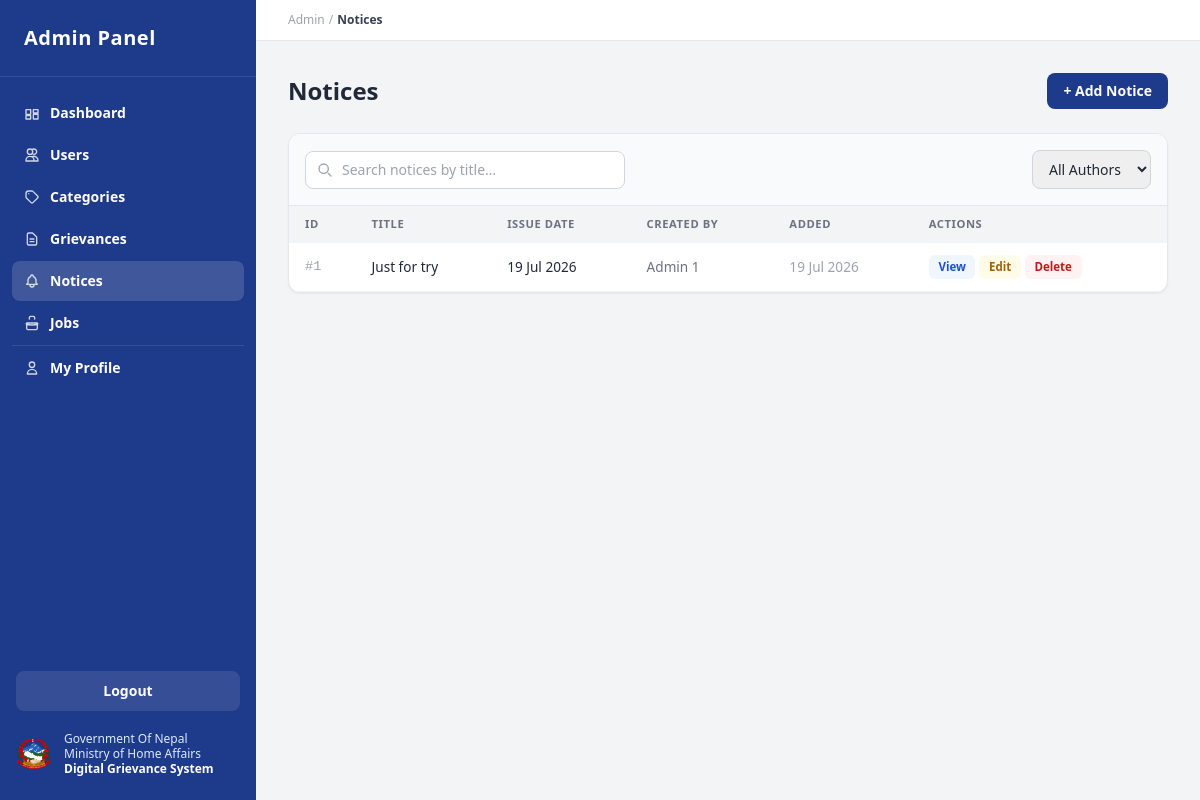
Page /admin-panel/notices/ (signed in) on the committed database.
### client/models.py (models this page shows, shortened)
class Notice(models.Model):
    title       = models.CharField(max_length=255)
    description = models.TextField()
    image       = models.ImageField(upload_to="notices/", null=True, blank=True)
    issue_date  = models.DateTimeField()
    created_by  = models.ForeignKey(User, on_delete=models.SET_NULL, null=True, related_name="notices")
    created_at  = models.DateTimeField(auto_now_add=True)
    class Meta:
        db_table = "notices"
        ordering = ["-created_at"]

class User(AbstractBaseUser, PermissionsMixin):
    first_name   = models.CharField(max_length=100)
    last_name    = models.CharField(max_length=100)
    email        = models.EmailField(unique=True)
    phone_number = models.CharField(max_length=20, blank=True)
    is_active    = models.BooleanField(default=True)
    is_staff     = models.BooleanField(default=False)
    date_joined  = models.DateTimeField(default=timezone.now)
    objects = UserManager()
    USERNAME_FIELD  = "email"
    REQUIRED_FIELDS = ["first_name", "last_name"]
    class Meta:
        db_table = "users"
        ordering = ["-date_joined"]
    def get_full_name(self):
        return f"{self.first_name} {self.last_name}".strip()

### server/views.py (the view, shortened to what this page needs)
# urls.py: path("notices/", views.notices, name="notices"),
@staff_required
def notices(request):
    all_notices = Notice.objects.select_related("created_by").order_by("-created_at")
    return render(request, "server/notices.html", _ctx("notices", notices=all_notices))

### server/views.py (called while the page is built)
def staff_required(fn):
    @wraps(fn)
    def wrapper(request, *args, **kwargs):
        if not request.user.is_authenticated or not request.user.is_staff:
            return redirect("admin_panel:login")
        return fn(request, *args, **kwargs)
    return wrapper

def _ctx(active, **extra):
    return {"active": active, "sidebar_nav": _NAV, **extra}

### server/templates/server/notices.html (shortened to what this page needs)
{% extends "server/base.html" %}
{% block breadcrumb %}Notices{% endblock %}
{% block content %}
<div class="flex items-center justify-between mb-6">
    <h1 class="text-2xl font-bold">Notices</h1>
    <button onclick="openModal('modal-add-notice')"
            class="bg-brand-blue text-white text-sm font-semibold px-4 py-2 rounded-lg hover:bg-blue-900 transition-colors">
        + Add Notice
    </button>
</div>
<div class="bg-white rounded-xl shadow-sm border overflow-hidden">
    <div class="p-4 border-b bg-gray-50 flex items-center justify-between gap-3 flex-wrap">
        <div class="relative max-w-xs w-full sm:w-auto flex-1">
            <svg class="h-4 w-4 text-gray-400 absolute left-3 top-1/2 -translate-y-1/2" fill="none" viewBox="0 0 24 24" stroke="currentColor" stroke-width="2">
                <path stroke-linecap="round" stroke-linejoin="round" d="M21 21l-4.35-4.35M17 10a7 7 0 11-14 0 7 7 0 0114 0z"/>
            </svg>
            <input type="text" id="search-notices" oninput="filterNotices()"
                   placeholder="Search notices by title…"
                   class="adm-input pl-9 text-sm">
        </div>
        <select id="filter-notices-author" onchange="filterNotices()"
                class="adm-input text-sm w-auto sm:ml-auto">
            <option value="all">All Authors</option>
        </select>
    </div>
    <div class="overflow-x-auto">
        <table class="w-full admin-table">
            <thead><tr><th>ID</th><th>Title</th><th>Issue Date</th><th>Created By</th><th>Added</th><th>Actions</th></tr></thead>
            <tbody id="table-notices-body">
                {% for n in notices %}
                <tr data-author="{{ n.created_by.get_full_name|default:'' }}">
                    <td class="font-mono text-xs text-gray-400">#{{ n.id }}</td>
                    <td class="font-medium max-w-xs truncate" title="{{ n.title }}">{{ n.title }}</td>
                    <td class="whitespace-nowrap text-sm">{{ n.issue_date|date:"d M Y" }}</td>
                    <td class="text-sm text-gray-500">{{ n.created_by.get_full_name|default:"—" }}</td>
                    <td class="text-xs text-gray-400 whitespace-nowrap">{{ n.created_at|date:"d M Y" }}</td>
                    <td>
                        <div class="flex flex-wrap gap-1">
                            <button onclick="openNoticeView({{ n.id }})"
                                    class="act-btn bg-blue-50 text-blue-700 hover:bg-blue-100">View</button>
                            <button onclick="loadNoticeEdit({{ n.id }})"
                                    class="act-btn bg-yellow-50 text-yellow-700 hover:bg-yellow-100">Edit</button>
                            <button onclick="confirmDelete('modal-delete-notice','{{ n.id }}','dn-id')"
                                    class="act-btn bg-red-50 text-red-700 hover:bg-red-100">Delete</button>
                        </div>
                    </td>
                </tr>
                {% empty %}
                <tr><td colspan="6" class="text-center py-10 text-gray-400">No notices yet.</td></tr>
                {% endfor %}
            </tbody>
        </table>
    </div>
</div>
{% endblock %}

### server/static/server/css/admin.css (style rules this page uses)
.admin-table thead th { background: #f3f4f6; color: #6b7280; font-size: .7rem; font-weight: 600; text-transform: uppercase; letter-spacing: .05em; padding: .625rem 1rem; text-align: left; white-space: nowrap; }
.admin-table tbody tr { border-bottom: 1px solid #f3f4f6; }
.admin-table td { padding: .75rem 1rem; font-size: .85rem; vertical-align: middle; }
.adm-input { width: 100%; border: 1px solid #d1d5db; border-radius: .5rem; padding: .5rem .75rem; font-size: .875rem; outline: none; transition: border-color .15s, box-shadow .15s; }
.act-btn { display: inline-flex; align-items: center; padding: .22rem .6rem; border-radius: .375rem; font-size: .72rem; font-weight: 600; cursor: pointer; border: none; white-space: nowrap; }

### rows in the picture
Notice: id "1", title "Just for try", issue_date "19 Jul 2026", created_by.get_full_name "Admin 1", created_at "19 Jul 2026"

### other values in the picture
{{ label }} "Dashboard" "Users" "Categories" "Grievances" "Notices" "Jobs" "My Profile"
